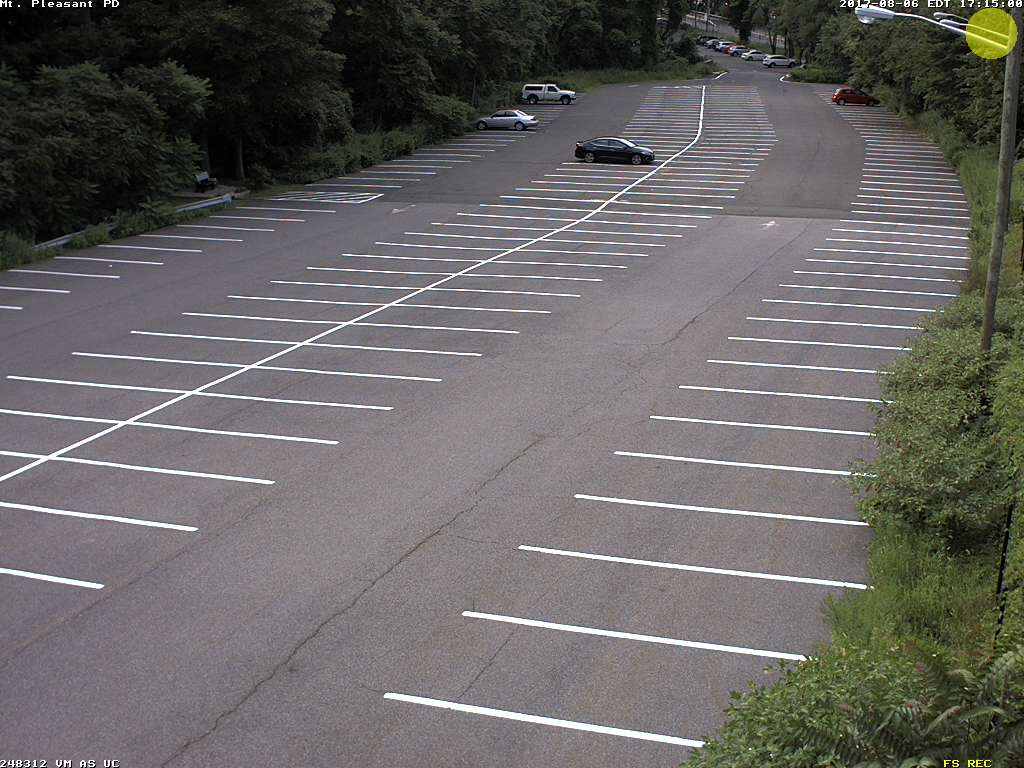
#> input picture CasperIm/emptyLot/image0.jpg, 1024 x 768 px; its folder holds 5 pictures in this run
$ python main.py   (Python 2 division)   (older library calls are emulated)
#> lines starting #> are read from the running program, lines starting #| are printed output that depends on the picture
### utils.py
import math
import glob
import pickle
import statistics
import cv2
from pylab import *
from pylab import plt
sys.path.append('/Users/shaniacht/anaconda/lib/python2.7/site-packages')
from skimage.morphology import skeletonize
from skimage.measure import ransac, LineModelND
from skimage import feature

from Line import Line

def getImagesFromDir(path):
#> called with path = './CasperIm/emptyLot/*.jpg'
    imlist = []
    for filename in glob.glob(path):
        imlist.append(filename)
#> pass 2 of the loop in getImagesFromDir, `for filename in glob.glob(path):`:
#> pass 3 of the loop in getImagesFromDir, `for filename in glob.glob(path):`:
#> the loop made 5 passes; the first 3 are shown
    return imlist

def getDataMatrix(imlist):
    L = []
    for f in imlist[:]:
        L.append(straightenImage(plt.imread(f)))
    L = np.asarray(L).astype(np.float)
    return L.reshape(L.shape[0], -1)

def straightenImage(
        im_src,
        src1 = [301, 347], src2 = [479, 359],
        src3 = [249, 370], src4 = [439, 384],
        dst1 = [485, 475], dst2 = [620, 475],
        dst3 = [485, 510], dst4 = [620, 510]):

    pts_src = np.array([src1, src2, src3, src4]).astype(np.float)
    pts_dst = np.array([dst1, dst2, dst3, dst4]).astype(np.float)

    h, mask = cv2.findHomography(pts_src, pts_dst)
    im_dst = cv2.warpPerspective(im_src, h, (im_src.shape[1], im_src.shape[0]))
    return im_dst

# [120 lines left out: functions inliers_around_point, crop_lines, lineDetection, areNeigbours, not called in this run]

def special_x_sort(line):
    x = line.x1
    return int(math.ceil(x / 100.0)) * 100

# [53 lines left out: function find_parkings, not called in this run]

### rpca.py
from __future__ import division
import numpy as np
from scipy import stats

class rpca():
    def __init__(self, A, m, n, max_iter, max_err, k):
        self.N = A.shape[0]
        self.d = A.shape[1]
        self.mean_A = A.mean(axis=0)
        self.A = A - self.mean_A
        self.Mod_A = self.A.copy()
        self.V = np.zeros((self.d, k), dtype=np.float)  # matrix of size 2000000xk
        self.w = self.norms_vector(self.Mod_A).reshape(1, 50)
        self.rpca(k, max_iter, max_err)

    # [5 lines left out: function normalize, not called in this run]

    def norms_vector(self, V):
        return np.apply_along_axis(np.linalg.norm, 1, V)

    def normalizec(self, V):
        return np.apply_along_axis(self.normalize, 0, V)

    def normalizer(self, V):
        return np.apply_along_axis(self.normalize, 1, V)

    def mu(self, w, a, data, percent):
        times = np.multiply(a*w,data.T).T
        return stats.trim_mean(times, percent)

    # [30 lines left out: function rpca, not called in this run]

### preProcessing/timer.py
import time

class Timer(object):
    def __init__(self, name=None):
        self.name = name

    def tic(self):
        self.tstart = time.time()
        print 'Start time is %d' % self.tstart

    # [4 lines left out: function toc, not called in this run]

### main.py
from pylab import *
from pylab import plt
import pca
import test
import utils
import empca_s
import empca_3
import rpca
import sys
sys.path.append('/Users/shaniacht/anaconda/lib/python2.7/site-packages')
import cv2
import skeleton
from skimage.measure import ransac, LineModelND
from skimage import feature,color
from timer import *
import pickle

def calculatePCA(type, immatrix, m, n, dim):
    if type is 'pca':
        timer.tic()
        V, S, immean = pca.pca(immatrix, m, n)
        timer.toc()
        return V, S, immean
    if type is 'empca_s':
        timer.tic()
        empcaResult = empca_s.empca(immatrix, m, n, 100, 1.e-6, dim)
        timer.toc()
    if type is 'empca_3':
        timer.tic()
        empcaResult = empca_3.empca(immatrix, 100, 1.e-6, dim, m, n)
        timer.toc()
    if type is 'rpca':
        timer.tic()
        empcaResult = rpca.rpca(immatrix, m,n,100, 1.e-6, dim)
        timer.toc()

    return empcaResult.V, empcaResult.S, empcaResult.mean_A

# plt.close('all')
# imlist = utils.getImagesFromDir('./CasperIm/emptyLot/*.jpg')
#
# m,n = (array(plt.imread(imlist[0]))).shape[0:2]
#
# #########
# # img_rgb = utils.straightenImage(cv2.imread('./CasperIm/emptyLot/image1.jpg'))
# # cv2.imwrite('onepark.jpeg', img_rgb)
# # cv2.imshow('dd',img_rgb)
# # img_gray = cv2.cvtColor(img_rgb, cv2.COLOR_BGR2GRAY)
# # template = cv2.imread('./chacha.png',0)
# # w, h = template.shape[::-1]
# # res = cv2.matchTemplate(img_gray,template,cv2.TM_CCOEFF_NORMED)
# # threshold = 0.44
# # loc = np.where( res >= threshold)
# # for pt in zip(*loc[::-1]):
# #     cv2.rectangle(img_rgb, pt, (pt[0] + w, pt[1] + h), (0,0,255), 2)
# # cv2.imshow('res.png',img_rgb)
# # cv2.waitKey(0)
# #########
#
# img = utils.straightenImage(plt.imread(imlist[0]))
#
#
# f, ax = plt.subplots(figsize=(10, 10))
#
# edges = feature.canny(color.rgb2gray(img), sigma=3)
# edge_pts = np.array(np.nonzero(edges), dtype=float).T
# edge_pts_xy = edge_pts[:, ::-1]
#
# for i in range(4):
#     model_robust, inliers = ransac(edge_pts_xy, LineModelND, min_samples=2,residual_threshold=10, max_trials=1000)
#     x = np.arange(800)
#     figure('dd')
#     plt.plot(x, model_robust.predict_y(x))
#
#     edge_pts_xy = edge_pts_xy[~inliers]
#
# print 'hhhhh'
# plt.imshow(edges)
# plt.show()
#
# cv2.waitKey(0)
#
# 1/0
#
#
#
# cv2.imshow('original', img)
# gray = cv2.cvtColor(img, cv2.COLOR_BGR2GRAY)
# cv2.imshow('ff333f1',gray)
# ret3, edges = cv2.threshold(gray, 155, 255, cv2.THRESH_BINARY)
# cv2.imshow('fff1',edges)
# # edges = cv2.Canny(edges, 50, 200, apertureSize=3)
# # cv2.imshow('ffff2',edges)
# # img_BGR = cv2.cvtColor(edges, cv2.CV_GRAY2BGR)
# lines = cv2.HoughLinesP(edges, 10, np.pi / 180, 100, 150, 10)
# blank = np.zeros(img.shape, dtype=np.uint8)
# for x1, y1, x2, y2 in lines[0]:
#     cv2.line(blank, (x1, y1), (x2, y2), (0, 150, 0), 1)
# cv2.imshow('ff3',blank)
#
# # ts_dst = np.array([[485, 475], [620, 475], [485, 510], [620, 510]]).astype(np.float)
# blank = np.zeros(img.shape, dtype=np.uint8)
# x = 485
# y = 470 + 105
# width = 135
# height = 35
# for i in range (0, 9):
#     cv2.rectangle(img, (x, y), (x + width, y + height), (0, 255, 0), 1)
#     height += int(i * 0.8)
#     y = y - height
# cv2.imshow('fererererre',img)
# cv2.waitKey(0)
#
# gray = cv2.blur(gray, (3, 3))
# _, edges = cv2.threshold(gray, 127, 255, cv2.THRESH_BINARY)
# cv2.imshow('ddd',edges)
# skel = skeleton.skeletonize(edges)
# # gray = cv2.cvtColor(skel, cv2.COLOR_BGR2GRAY)
# gray = cv2.blur(skel, (3, 3))
# # _, edges = cv2.threshold(gray, 50, 255, cv2.THRESH_BINARY)
# cv2.imshow('cha cha', gray)
# minLineLength = 100
# maxLineGap = 0.1
#
# print img.shape
# blank = np.zeros(img.shape, dtype=np.uint8)
# lines = cv2.HoughLinesP(skel, 1, np.pi / 180, 50, 50, 3)
# for x1, y1, x2, y2 in lines[0]:
#     cv2.line(blank, (x1, y1), (x2, y2), (0, 150, 0), 1)
#
# cv2.imshow('cccc',blank)
# cv2.waitKey(0)
# 1/0
########


plt.close('all')
imlist = utils.getImagesFromDir('./CasperIm/emptyLot/*.jpg')

m,n = (array(plt.imread(imlist[0]))).shape[0:2]
#> m = 768; n = 1024

N = len(imlist)
k = 2
timer = Timer()
immatrix = utils.getDataMatrix(imlist)
#> in straightenImage, `pts_src = np.array([src1, src2, src3, src4]).astype(np.float)`: pts_src = [[301, 347], [479, 359], [249, 370], [439, 384]]
#> in straightenImage, `pts_dst = np.array([dst1, dst2, dst3, dst4]).astype(np.float)`: pts_dst = [[485, 475], [620, 475], [485, 510], [620, 510]]
#> in straightenImage, `h, mask = cv2.findHomography(pts_src, pts_dst)`: h = [[-4.05, -18.71, 4858.6], [0.545, -17.76, 3206.1], [-3.92e-05, -0.0198, 1]]; mask = [1, 1, 1, 1]
#> in straightenImage, `im_dst = cv2.warpPerspective(im_src, h, (im_src.shape[1], im_src.shape..`:
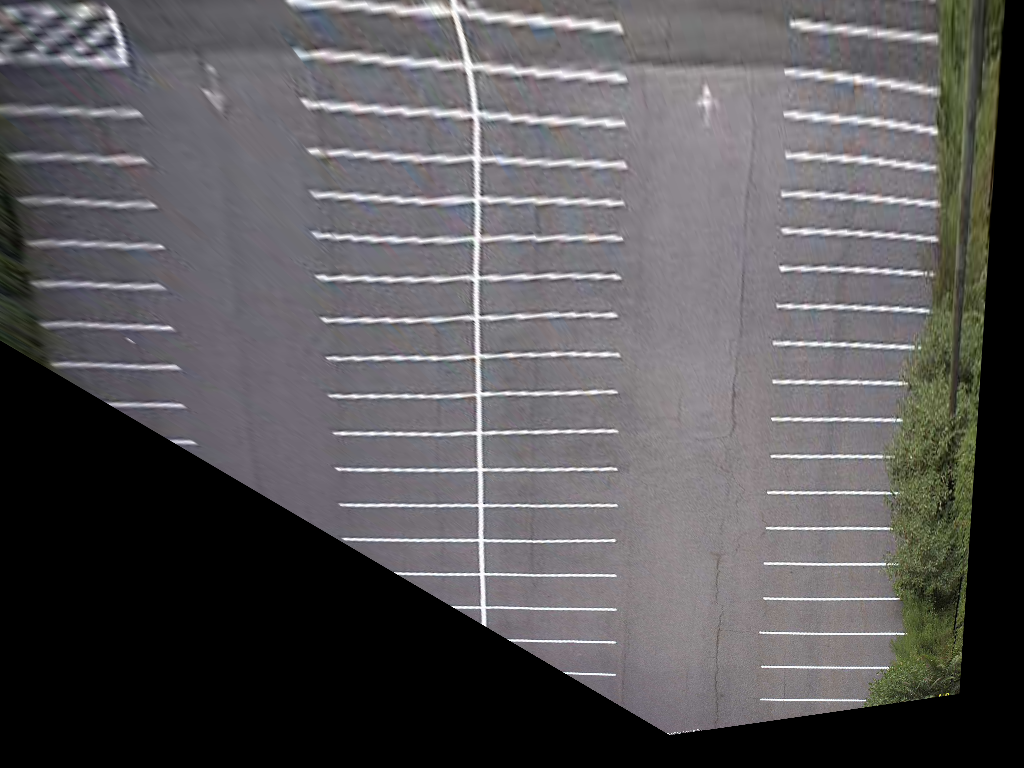
#> im_dst: shape (768, 1024, 3); mean R, G, B 89.6, 87.6, 89.5
#> in straightenImage, im_src is the input picture: shape (768, 1024, 3); mean R, G, B 103.5, 101.5, 99.3
#> pass 2 of the loop in getDataMatrix, `for f in imlist[:]:`:
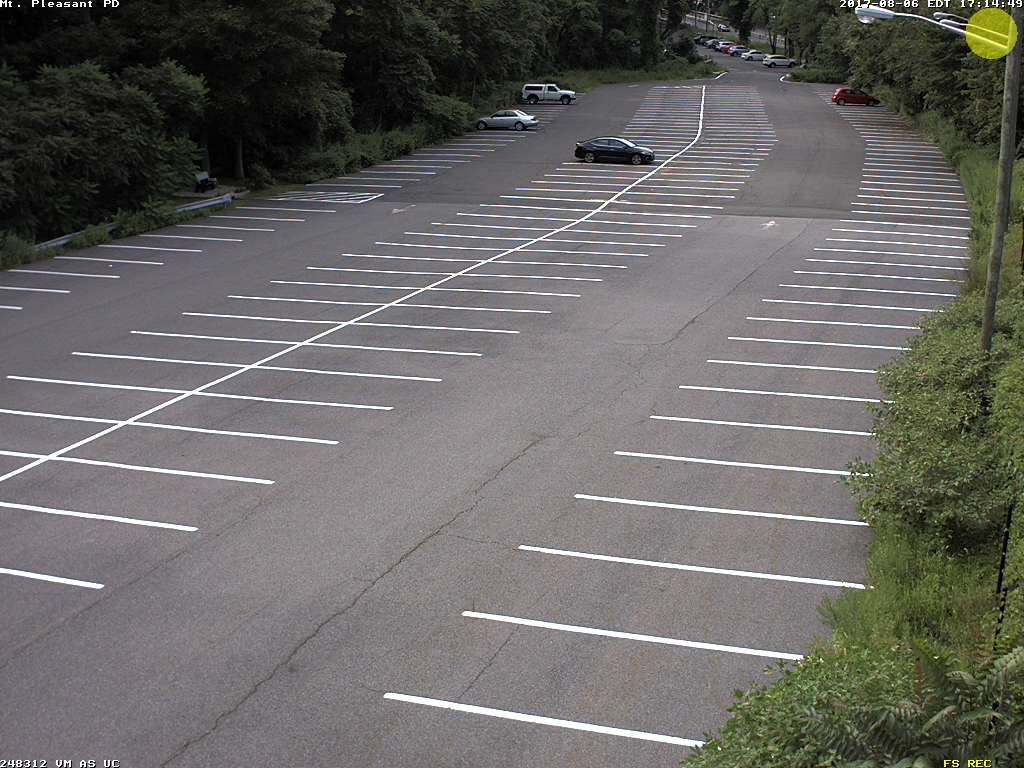
#> input picture CasperIm/emptyLot/image1.jpg, 1024 x 768 px
#> in straightenImage (call 2), `im_dst = cv2.warpPerspective(im_src, h, (im_src.shape[1], im_src.shape..`:
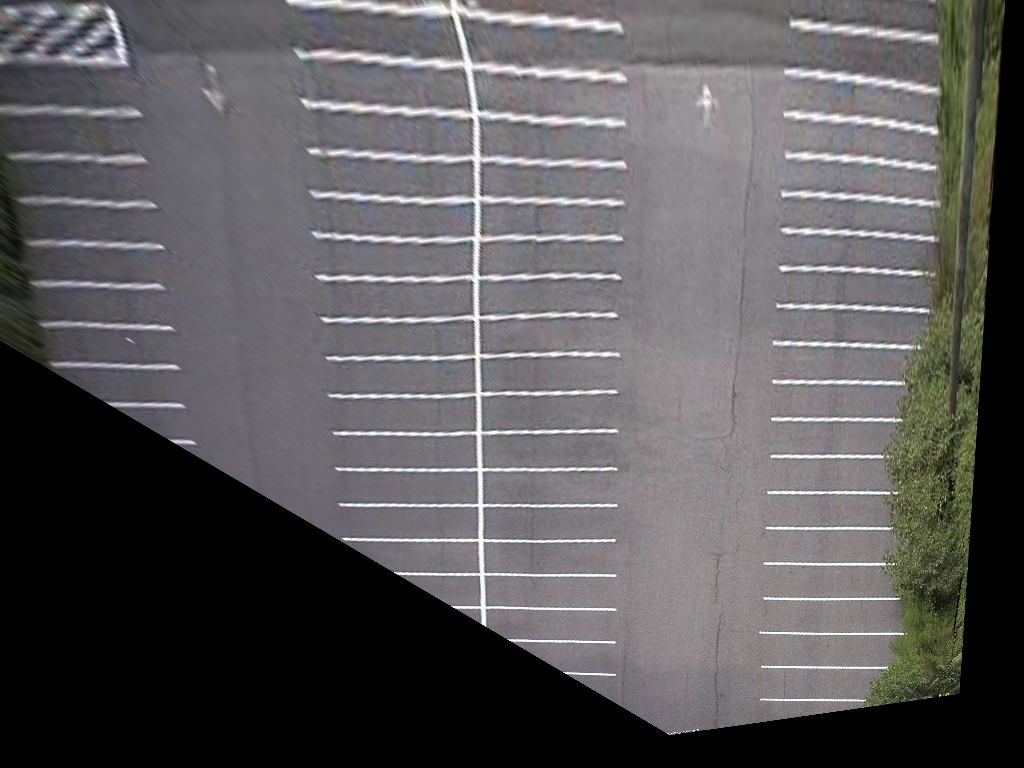
#> im_dst: shape (768, 1024, 3); mean R, G, B 91.2, 89.1, 90.7
#> in straightenImage, im_src is the input picture: shape (768, 1024, 3); mean R, G, B 106, 103.7, 101.2
#> pass 3 of the loop in getDataMatrix, `for f in imlist[:]:`:
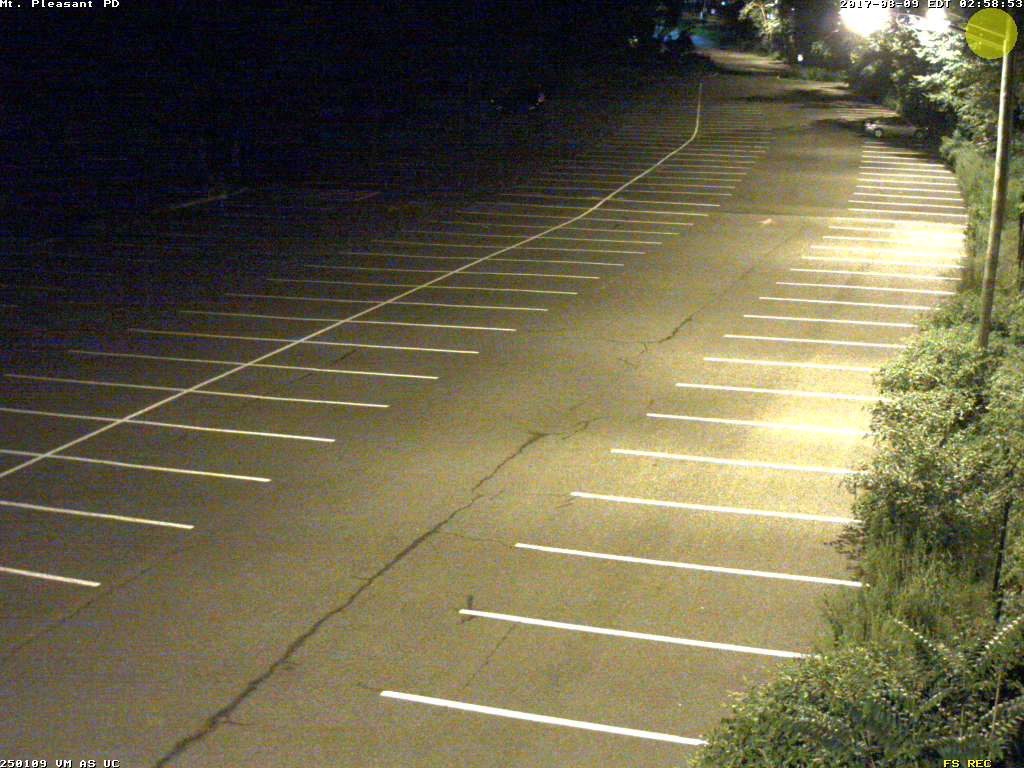
#> input picture CasperIm/emptyLot/image105.jpg, 1024 x 768 px
#> in straightenImage (call 3), `im_dst = cv2.warpPerspective(im_src, h, (im_src.shape[1], im_src.shape..`:
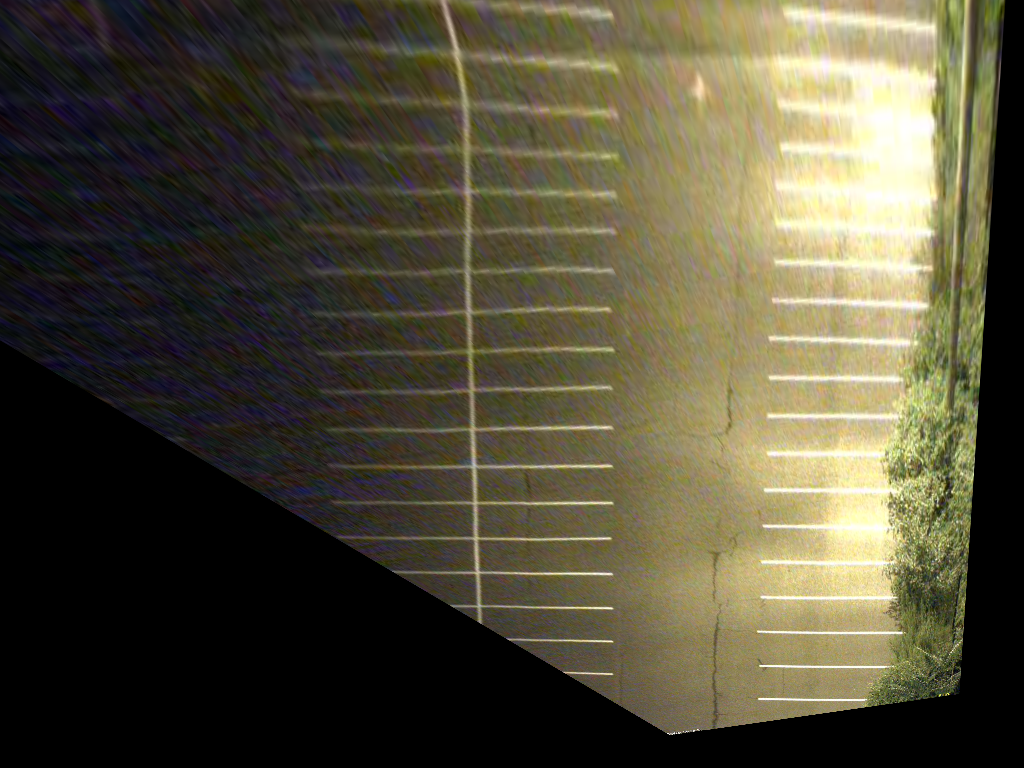
#> im_dst: shape (768, 1024, 3); mean R, G, B 82, 77, 57.4
#> in straightenImage, im_src is the input picture: shape (768, 1024, 3); mean R, G, B 107.2, 101.4, 74.8
#> the loop made 5 passes; the first 3 are shown

# calculate PCA/EMPCA
V,S,immean = calculatePCA('rpca', immatrix, m, n, k)
#> (the run stopped early here; a loop or call above may not have finished)
